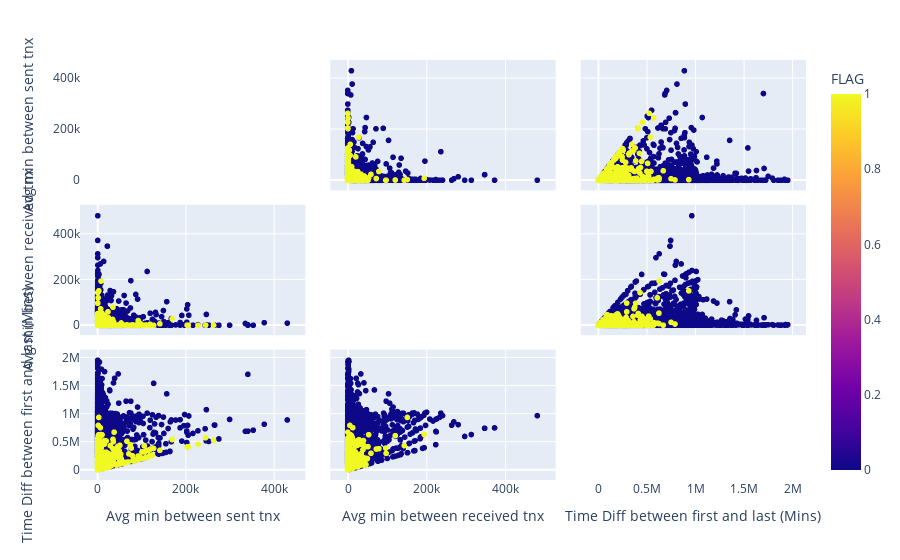

Here is the notebook cell this chart was saved with:
### Markdown cell above
### Visualizing the standardized data

### Code cell
dimension = X.columns.values.tolist()

fig = px.scatter_matrix(df,
    dimensions= dimension[0:3],
    color="FLAG")
fig.update_traces(diagonal_visible=False)
fig.show()

### Figure 1 — Plotly figure (JSON) as saved in the notebook; plotly's stock layout.template omitted (floating-point values rounded to 4 significant figures; data arrays with more than 128 entries replaced by an {"elided": "..."} marker saying what was removed)
{"data": [{"diagonal": {"visible": false}, "dimensions": [{"axis": {"matches": true}, "label": "Avg min between sent tnx", "values": {"elided": "9841 float values"}}, {"axis": {"matches": true}, "label": "Avg min between received tnx", "values": {"elided": "9841 float values"}}, {"axis": {"matches": true}, "label": "Time Diff between first and last (Mins)", "values": {"elided": "9841 float values"}}], "hovertemplate": "%{xaxis.title.text}=%{x}<br>%{yaxis.title.text}=%{y}<br>FLAG=%{marker.color}<extra></extra>", "legendgroup": "", "marker": {"color": {"elided": "9841 int values"}, "coloraxis": "coloraxis", "symbol": "circle"}, "name": "", "showlegend": false, "type": "splom"}], "layout": {"coloraxis": {"colorbar": {"title": {"text": "FLAG"}}, "colorscale": [[0, "#0d0887"], [0.1111, "#46039f"], [0.2222, "#7201a8"], [0.3333, "#9c179e"], [0.4444, "#bd3786"], [0.5556, "#d8576b"], [0.6667, "#ed7953"], [0.7778, "#fb9f3a"], [0.8889, "#fdca26"], [1, "#f0f921"]]}, "dragmode": "select", "legend": {"tracegroupgap": 0}, "margin": {"t": 60}}}
